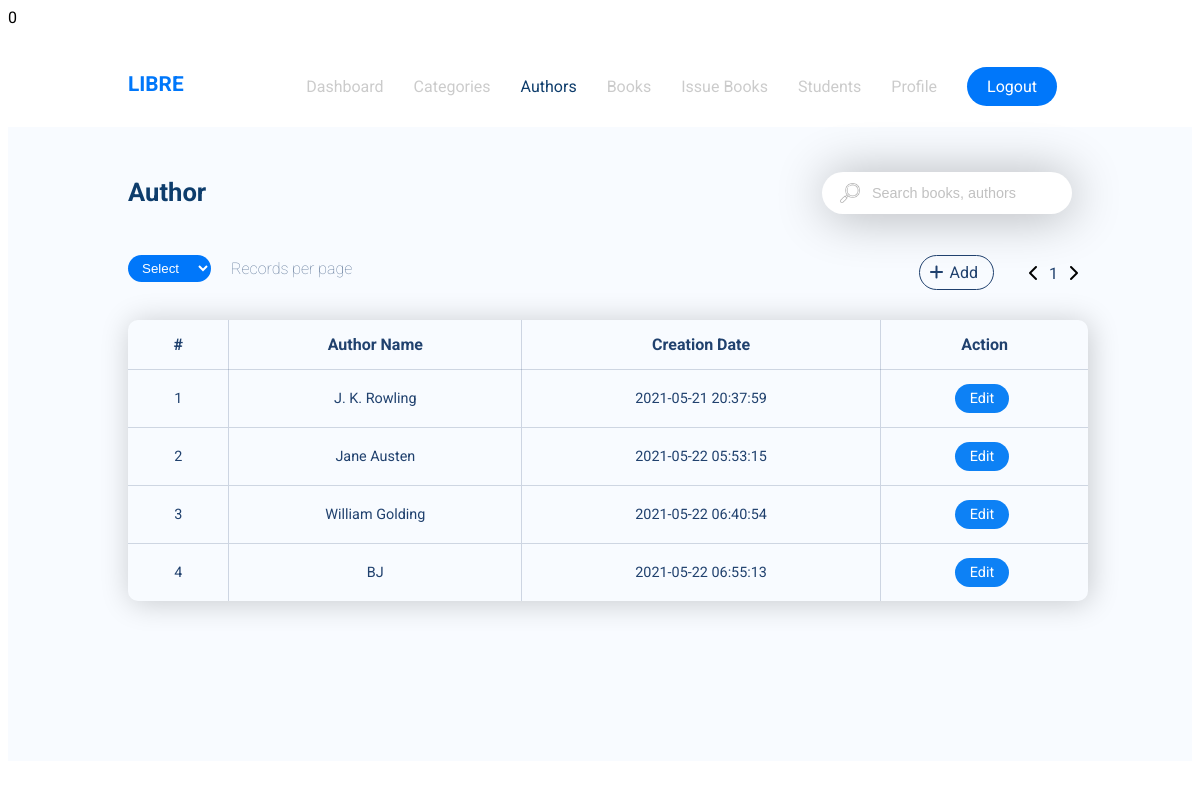
Page /Author.php (signed in) on the committed database.
### tables this page shows
CREATE TABLE `Author` (
  `id` int(11) NOT NULL,
  `AuthorName` text NOT NULL,
  `Reg Date` timestamp NOT NULL DEFAULT current_timestamp() ON UPDATE current_timestamp()
);

### Author.php (the view, shortened to what this page needs)
<?php
include("add.php");
include("edit.php");
if(!isset($_GET['option'])) $option = 10;
else $option = $_GET['option'];
$resultPerPage = $option;
$query = "SELECT * FROM Author";
$result = mysqli_query($conn, $query);
$numberOfResults = mysqli_num_rows($result);
$numberOfPages = ceil($numberOfResults/$resultPerPage);
if(!isset($_GET['page'])) $page = 1;
else $page = $_GET['page'];
$this_page_first_result = ($page-1)*$resultPerPage;
$query = "SELECT * FROM Author LIMIT ".$this_page_first_result.','.$resultPerPage;
$result = mysqli_query($conn, $query);
$rows = $this_page_first_result;
?>
<!DOCTYPE html>
<html lang="en">
<head>
    <link rel="stylesheet" href="style.css" type="text/css" />
    <link rel="stylesheet" href="https://cdnjs.cloudflare.com/ajax/libs/font-awesome/4.7.0/css/font-awesome.min.css">
</head>
<body>
<div id="Menu">
    <p id="name">LIBRE</p>
    <ul>
        <li class="floatLeft"><a href="dashboard.php">Dashboard</a></li>
        <li class="floatLeft"><a href="category.php?page=1">Categories</a></li>
        <li class="floatLeft selected"><a href="author.php?page=1">Authors</a></li>
        <li class="floatLeft"><a href="book.php?page=1">Books</a></li>
        <li class="floatLeft"><a href="">Issue Books</a></li>
        <li class="floatLeft"><a href="student.php?page=1">Students</a></li>
        <li class="floatLeft"><a href="">Profile</a></li>
        <li class="floatLeft" id="button"><a href="index.php?logout=1">Logout</a></li>
    </ul>
</div>
<div class="page">
    <div id="pageTitle">Author</div>
    <div id="searchPlace">
        <form>
            <div id="searchIcon"></div>
            <input id="search" type="text" name="search" placeholder="Search books, authors">
        </form>
    </div>
    <form class="rowNums">
        <select id="records" class="options" name="rows">
            <option value="0">Select</option>
        </select>
    </form>
    <p id="recordsPerPage">Records per page</p>
    <div class="pageNum">
        <div class="floatLeft popupBtnn">
            <i class="fas fa-plus float-left plusIcon"></i>
            <p class="float-left addBtn">Add</p>
        </div>
        <i class="fas fa-chevron-left float-left leftrightIcon"></i>
        <?
        for($page = 1; $page <= $numberOfPages; $page++){
            echo "<p class='numPage'><a href='author.php?page=".$page."'>".$page."</a></p>";
        }
        ?>
        <i class="fas fa-chevron-right float-left leftrightIcon"></i>
    </div>
    <div id="tbl" style="overflow-x:auto;">
        <table id="category">
            <tr>
                <th>#</th>
                <th>Author Name</th>
                <th>Creation Date</th>
                <th>Action</th>
            </tr>
            <?php
            while($row = mysqli_fetch_array($result)){
                echo "<td>".++$rows."</td>";
                echo "<td>".$row['AuthorName']."</td>";
                echo "<td>".$row['Reg Date']."</td>";
                echo "<td><a href='author.php?page='".$_GET['page']."' id='".$row['id']."' class='edit'>Edit</a></td>";
            }
            ?>
        </table>
    </div>
</div>
</body>
</html>

### style.css (style rules this page uses)
body { font-family: 'Roboto', sans-serif; }
#Menu { overflow: auto; }
#name { margin-top: 45px; color: #0077FA; font-weight: bold; margin-left: 10vw; float: left; font-size: 130%; }
ul { list-style-type: none; padding: 0px; float: right; margin-right: 10vw; margin-top: 35px; }
.floatLeft { float: left; margin: 15px 15px; font-size: 100%; }
#button a { color: white; background-color: #0077FA; opacity: 1 !important; padding: 10px 20px; border-radius: 100px; transition: all 500ms; }
.selected a { color: #0e3d6c !important; opacity: 1 !important; }
li a { text-decoration: none; color: pink; opacity: 0.2 !important; font-weight: 400; }
li a:last-child { text-decoration: none; color: black; }
.page { padding-bottom: 100px; background-color: #F8FBFF; }
#pageTitle { margin-left: 10vw; margin-top: 50px; color: #0e3d6c; float: left; font-weight: bolder; font-size: 160%; margin-bottom: 4vw; }
#search { width: 250px; border: none; border-radius: 100px; font-size: 90%; box-shadow: 2px 2px 50px rgba(0, 0, 0, 0.3); outline: none; padding: 13px 40px 13px 50px; }
#searchPlace { margin-top: 45px; margin-right: 10vw; float: right;; }
#searchIcon { position: relative; top: 11px; left: 38px; float: left;; width: 20px; height: 20px; background-image: url(img/loupe.png); background-repeat: no-repeat; background-size: 20px 20px; opacity: 0.3; }
.rowNums { float: left; margin-left: 10vw !important; margin-bottom: 20px; }
#records { padding: 5px 15px 5px 10px; border-radius: 1000px; background-color: #0077FA; color: white;; border: none; outline: none; }
#recordsPerPage { float: left;; margin-left: 20px; position: relative; bottom: 12px; color: #20416E; font-weight: lighter; opacity: 0.7; }
.leftrightIcon { position: relative; top: 10px; }
.numPage { float: left;; margin: 0px; position: relative;; top: 9px; padding: 0 10px; }
.numPage a { text-decoration: none; color: #20416E; }
.addBtn { padding: 0px; margin: 0px; border: 1px solid #20416E; padding: 7px 15px 7px 30px; border-radius: 1000px; margin-right: 20px; color: #20416E; }
.popupBtnn { position: relative; bottom: 15px; cursor: pointer; }
.plusIcon { color: #20416E; position: relative; left: 25px; top: 9px; }
.pageNum { float: right; margin-right: 9.5vw; }
.float-left { float: left;; }
#tbl { padding: 30px 0px; width: 100vw; position: relative; bottom: 30px; }
#category { width: 80vw; border-collapse: collapse; box-shadow: 2px 2px 30px rgba(0,0,0,0.2) ; border-radius: 10px; margin: 0px auto; }
#category th { padding: 15px; color: #20416E; text-align: center; font-weight: bold; border-left: 1px solid rgba(36, 65, 110, 0.2); border-right: 1px solid rgba(36, 65, 110, 0.2); border-bottom: 1px solid rgba(36, 65, 110, 0.2); }
#category th:first-child { border-left: none; }
#category th:last-child { border-right: none; }
#category td { font-size: 90%; color: #20416E; padding: 20px; text-align: center; border-right: 1px solid rgba(36, 65, 110, 0.2); }
#category td:last-child { border-right: none; }
#category tr { border-bottom: 1px solid rgba(36, 65, 110, 0.2); }
.edit { text-decoration: none; cursor: pointer; padding: 6px 15px; color: white; background-color: #0D81F5; border-radius: 100px; margin-right: 5px; }

### rows in the picture
author: AuthorName "J. K. Rowling", Reg Date "2021-05-21 20:37:59"
author: AuthorName "Jane Austen", Reg Date "2021-05-22 05:53:15"
author: AuthorName "William Golding", Reg Date "2021-05-22 06:40:54"
author: AuthorName "BJ", Reg Date "2021-05-22 06:55:13"
